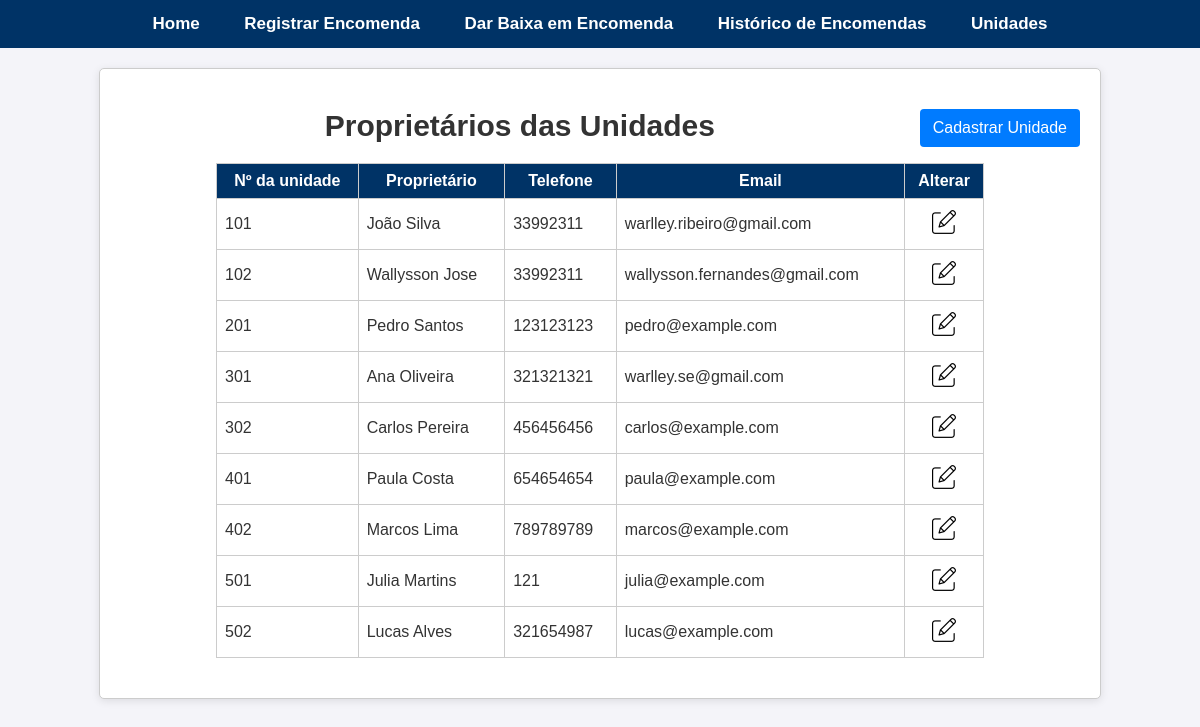
Page /unidades on the earlier database version.
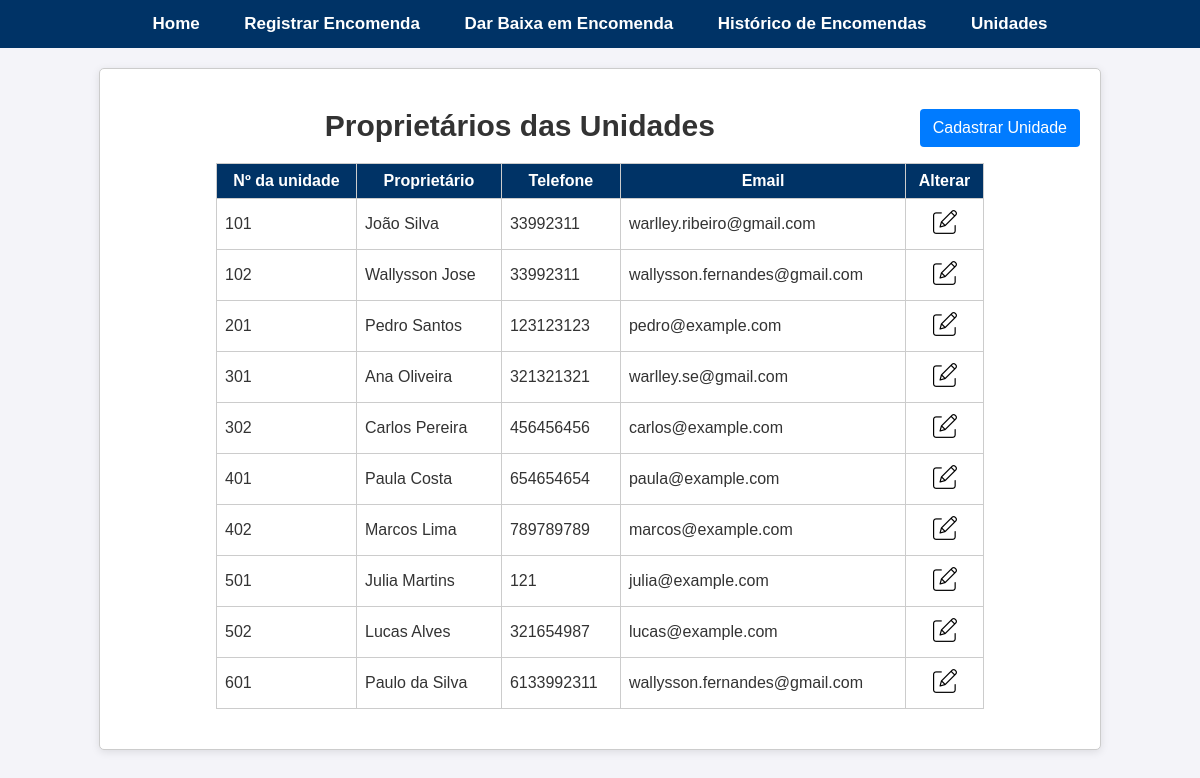
Same page on the later database version.
### app.py (models this page shows)
class Unidade(db.Model):
    id = db.Column(db.Integer, primary_key=True)
    numero = db.Column(db.String(10), unique=True, nullable=False)
    nome_proprietario = db.Column(db.String(100), nullable=False)
    telefone = db.Column(db.String(20), nullable=False)
    email = db.Column(db.String(100), nullable=False)

### app.py (the view)
@app.route("/unidades")
def unidades():
    unidades = Unidade.query.all()
    return render_template("unidades.html", unidades=unidades)

### app.py (called while the page is built)
@app.before_request
def before_request():
    db.create_all()

### templates/unidades.html (shortened to what this page needs)
{% extends "base.html" %}
{% block content %}
    <div class="container">
        <button type="button" class="btn-cadastrar float-right" onclick="location.href='{{ url_for('cadastrar_unidade') }}';">
            Cadastrar Unidade
        </button>
        <h1 class="text-center">Proprietários das Unidades</h1>
        <table class="table">
            <thead>
                <tr>
                    <th>Nº da unidade</th>
                    <th>Proprietário</th>
                    <th>Telefone</th>
                    <th>Email</th>
                    <th>Alterar</th>
                </tr>
            </thead>
            <tbody>
                {% for unidade in unidades %}
                <tr>
                    <td>{{ unidade.numero }}</td>
                    <td>{{ unidade.nome_proprietario }}</td>
                    <td>{{ unidade.telefone }}</td>
                    <td>{{ unidade.email }}</td>
                    <td class="text-center">
                        <a href="{{ url_for('alterar_unidade', id=unidade.id) }}">
                            <img src="{{ url_for('static', filename='editar.png') }}" alt="Editar">
                        </a>
                    </td>
                </tr>
                {% endfor %}
            </tbody>
        </table>
    </div>
{% endblock %}

### templates/base.html (shortened to what this page needs)
<!DOCTYPE html>
<html lang="pt-BR">
<head>
    <link rel="stylesheet" type="text/css" href="{{ url_for('static', filename='css/style.css') }}">
</head>
<body>
    <div class="menu">
        <a href="/">Home</a>
        <a href="{{ url_for('registrar_encomenda') }}">Registrar Encomenda</a>
        <a href="{{ url_for('dar_baixa') }}">Dar Baixa em Encomenda</a>
        <a href="{{ url_for('historico') }}">Histórico de Encomendas</a>
        <a href="{{ url_for('unidades') }}">Unidades</a>
    </div>
    <div class="content">
        {% block content %}{% endblock %}
    </div>
</body>
</html>

### static/css/style.css (style rules this page uses)
body { font-family: Arial, sans-serif; margin: 0; padding: 0; background-color: #f4f4f9; color: #333; }
.menu { background-color: #003366; overflow: hidden; text-align: center; }
.menu a { color: white; padding: 14px 20px; text-decoration: none; font-size: 17px; display: inline-block; font-weight: bold; }
.content { margin: 20px auto; width: 80%; background-color: #fff; padding: 20px; border: 1px solid #ccc; border-radius: 5px; box-shadow: 0 2px 8px rgba(0, 0, 0, 0.1); }
table { margin: 20px auto; width: 80%; border-collapse: collapse; border: 1px solid #ccc; background-color: #fff; }
table th, table td { border: 1px solid #ccc; padding: 8px; }
table th { background-color: #003366; color: white; font-weight: bold; }
.text-center { text-align: center; font-size: 30px; }
.float-right { float: right; }
.btn-submit, .btn-cadastrar { display: inline-block; font-weight: 400; color: #fff; text-align: center; vertical-align: middle; user-select: none; background-color: #007bff; border: 1px solid transparent; padding: .375rem .75rem; font-size: 1rem; line-height: 1.5; border-radius: .25rem; transition: color .15s,background-color .15s,border-color .15s,box-shadow .15s; }

Differences in the rows shown:
added Unidade: numero "601", nome_proprietario "Paulo da Silva", telefone "6133992311", email "wallysson.fernandes@gmail.com"
